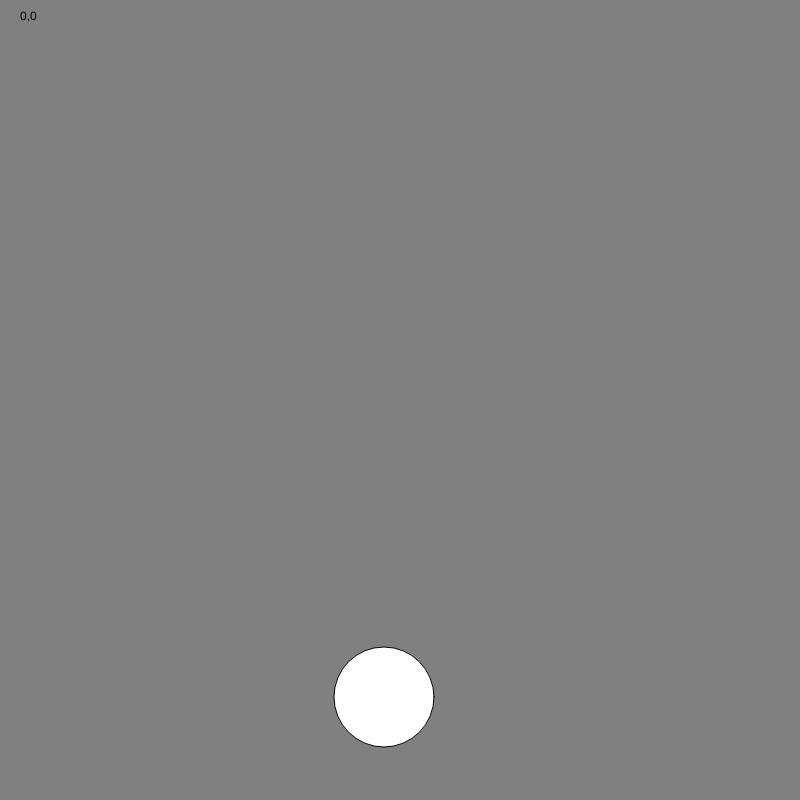
Frame 1 (no input)
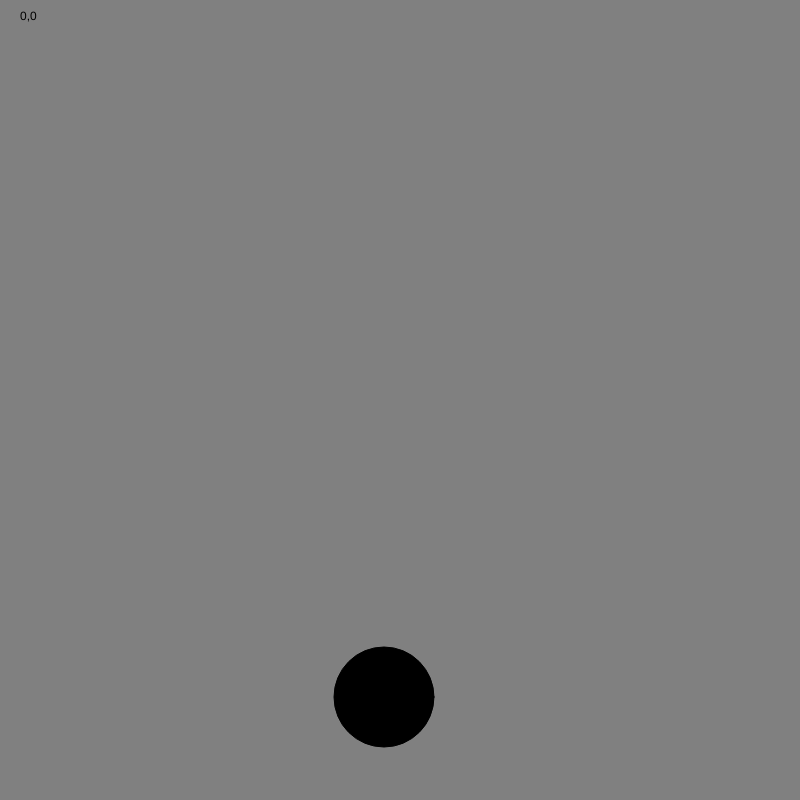
Frame 60 (no input)
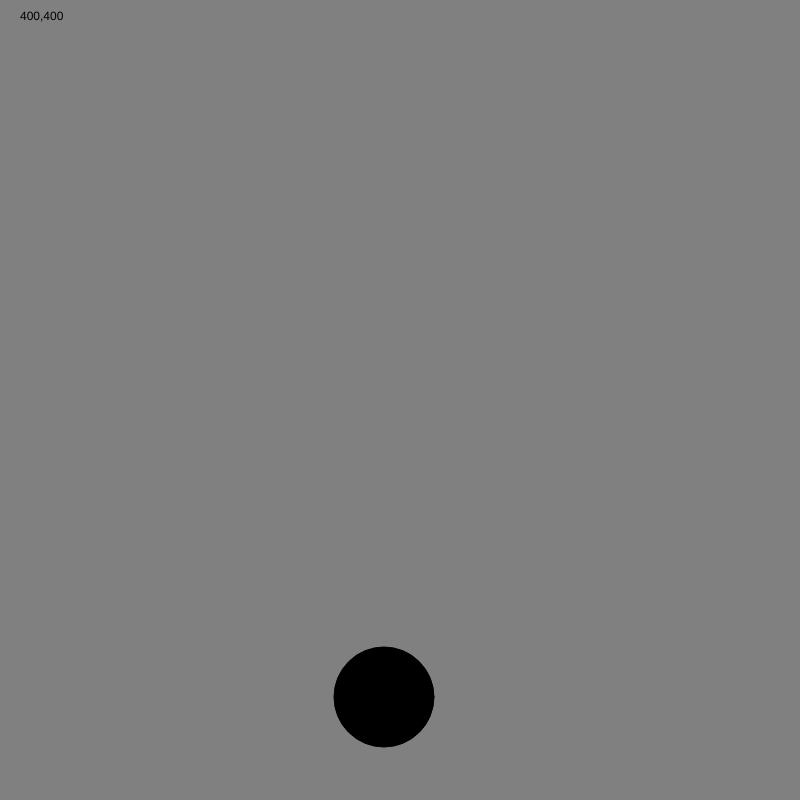
Frame 120 (the mouse pressed at the canvas centre since frame 60)

The p5.js sketch that drew these frames (run headless with seeded random() and noise() and a simulated clock; from frame 60 on, the mouse is pressed at the canvas centre):

// p5.js sketch
// ── sketch.js
function setup() {
  createCanvas(800, 800);
}

function draw() {
  background('grey');
  ellipse(384, 697, 100, 100);







  fill('black')
  text(mouseX + "," + mouseY, 20, 20);
}
